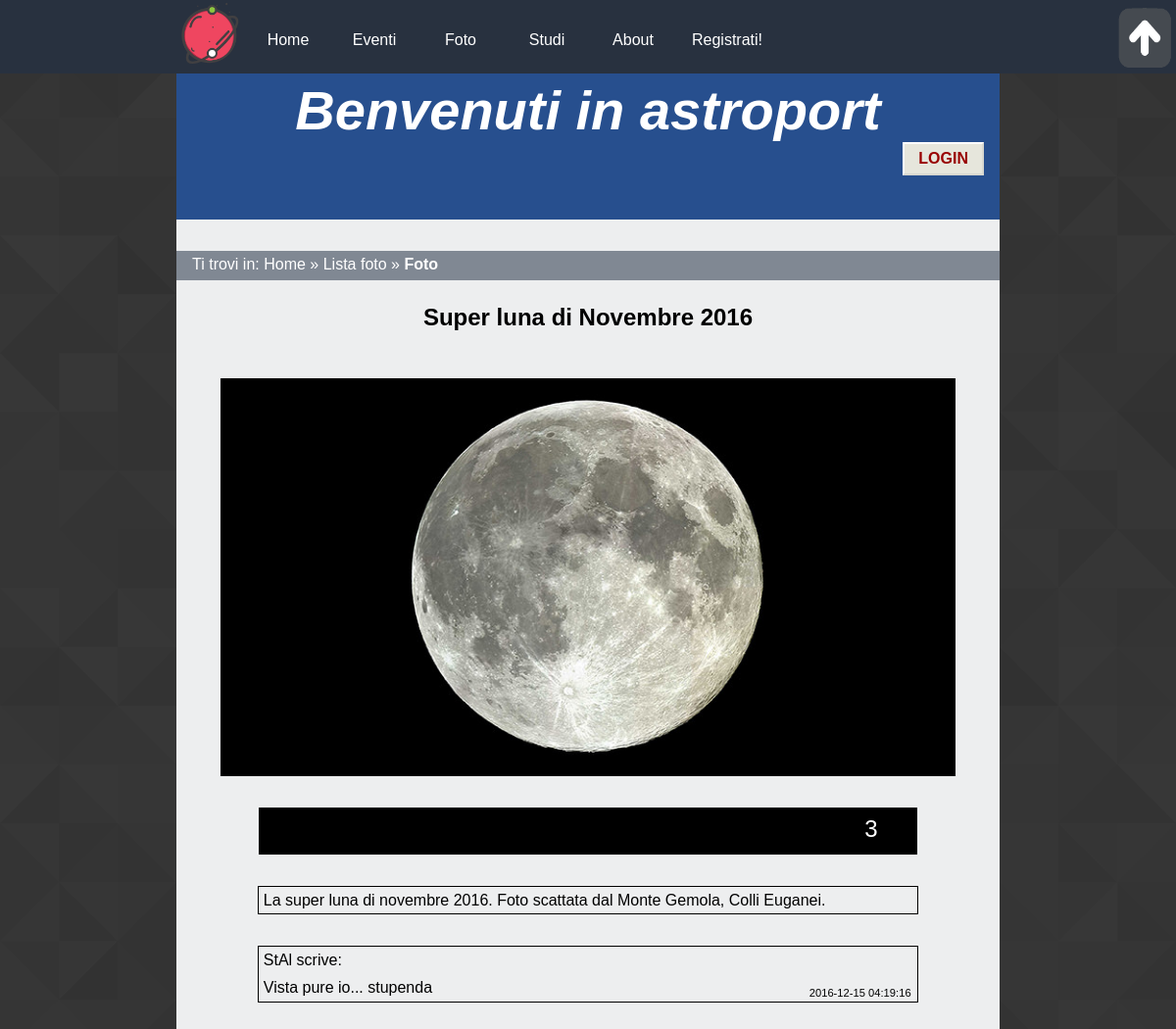
The app's page /fotoutente.php?idft=8 with its own data.
### tables this page shows
CREATE TABLE `foto` (
  `immagine` varchar(200) NOT NULL,
  `titolo` varchar(120) DEFAULT NULL,
  `idfoto` int(11) NOT NULL,
  `didascalia` text,
  `idstudio` int(11) DEFAULT NULL,
  `idastrofilo` varchar(40) DEFAULT NULL,
  `datainserimento` datetime NOT NULL
);

CREATE TABLE `commentafoto` (
  `idcommento` int(11) NOT NULL,
  `astrofilo` varchar(40) NOT NULL,
  `idfoto` int(11) NOT NULL,
  `commento` text NOT NULL,
  `datainserimento` datetime NOT NULL
);

CREATE TABLE `astrofilo` (
  `mail` varchar(40) NOT NULL,
  `nome` varchar(20) DEFAULT NULL,
  `cognome` varchar(20) DEFAULT NULL,
  `username` varchar(20) NOT NULL,
  `password` varchar(32) NOT NULL,
  `imgprofilo` blob
);

### backend/connessione.php (called while the page is built, shortened)
<?php
   $errore_DB=FALSE;
?>

### fotoutente.php (the view, shortened to what this page needs)
<?php
$idft=$_REQUEST['idft'];
    include "backend/connessione.php";
    echo file_get_contents("parti/fotoutente0.html");
    if(!isset($_SESSION['usermail'])) {
      echo file_get_contents("parti/headernonloggato.html");
    }else{
      echo file_get_contents("parti/headerloggato.html");
      $usr=$_SESSION['usermail'];
    }
    echo '<div id="breadcrumb">
      <p>Ti trovi in: <span xml:lang="en"><a href="index.php">Home</a></span> &raquo; <a href="listafoto.php">Lista foto</a> &raquo; <strong>Foto</strong></p>
    </div>';
   if($errore_DB==FALSE){
    $data_foto= "SELECT foto.*,astrofilo.username,astrofilo.imgprofilo
                FROM foto JOIN astrofilo ON foto.idastrofilo=astrofilo.mail
                WHERE foto.idfoto='$idft' AND foto.idstudio IS NULL";
    if(!$result=$connessione->query($data_foto)){
        echo '<p>Abbiamo riscontrato dei problemi nel visualizzare la foto.</p>';
    }else{
      if($result->num_rows > 0){
        $row=mysqli_fetch_array($result);
        $rank_query="SELECT SUM(voto) AS rank FROM giudicafoto WHERE idfoto=".$row['idfoto'];
        $rank_foto=$connessione->query($rank_query);
        $rank_row=mysqli_fetch_array($rank_foto);
    	echo'<h2>'.$row['titolo'].'</h2><img id="foto" src="'.$row['immagine'].'"  alt="'.$row['didascalia'].'" />';
    	echo '<div id="rank">';
    	echo '<p id="rank_txt">'.$rank_row['rank'].'</p></div>';
      echo '
    	 <div class="big_list_element didascalia_el">
            <div class="big_element_content">
              <p> '.$row['didascalia'].'  </p>
            </div>
        </div>';
        $commenti_foto_query= "SELECT astrofilo.username,astrofilo.imgprofilo,commentafoto.commento,commentafoto.datainserimento
                       FROM commentafoto JOIN astrofilo ON commentafoto.astrofilo=astrofilo.mail
                       WHERE commentafoto.idfoto='$idft'
                       ORDER BY commentafoto.datainserimento DESC";
       if(!$commenti_foto=$connessione->query($commenti_foto_query))
         echo "Errore della query: ".$connessione->error.".";
       else{
          while($commenti_row=$commenti_foto->fetch_array(MYSQLI_ASSOC)){
            echo '
               <div class="big_list_element">
               <p> '.$commenti_row['username'].' scrive:</p><p> '.$commenti_row['commento'].' <span id="data_ora">'.$commenti_row['datainserimento'].' </span></p>
               </div>';
         }
       }
     }else echo '<p><strong>La foto che cerchi non esiste. </strong><a href="listafoto.php">Torna alla lista delle foto</a></p>';
    }
   }else echo $msg_errore_DB;
   echo '</div>';
   echo file_get_contents("parti/fotoutente1.html");
?>

### style/desktop_style.css (style rules this page uses)
* { padding: 0em; margin: 0em; }
html { height:100%; min-height: 100%; }
@media screen and (min-width: 921px) { body { font-family: Verdana, Helvetica, Georgia, sans-serif; max-width: 70%; min-width: 46.875em; margin-left: auto; margin-right: auto; height:100%; min-height: 100%; color: #000000; background-image: url("images/as.png"); } }
@media screen and (min-width: 921px) { a img { border:0; } }
@media screen and (min-width: 921px) { #home_m { display: none; } }
@media screen and (min-width: 921px) { #content { background-color: #edeeef; min-height:100%; padding-bottom: 10em; } }
@media screen and (min-width: 921px) { #logo_home { float: left; width: 4.375em; height: 4.375em; margin-left: 15%; } }
@media screen and (min-width: 921px) { #content_menu { width: 70%; } }
@media screen and (min-width: 921px) { #menu { background-color: #28313f; position: fixed; left: 0; min-width: 46em; width: 100%; height: 4.6875em; z-index: 2; } }
@media screen and (min-width: 921px) { #content_menu { margin-left: 15%; } }
@media screen and (min-width: 921px) { #content_menu a { float: left; color: white; background-color: #28313f; padding: 1em; border: 0px solid black; height: 1.25em; width: 3.5em; text-align: center; text-decoration: none; display: inline-block; font-size: 1em; margin-top:1em; -ms-transition: 0.3s; -webkit-transition:0.3s; -moz-transition: 0.3s; transition: 0.3s; } }
@media screen and (min-width: 921px) { #tornasu { position: absolute; margin-top: 0.5em; right: 0; width: 4em; height: 4em; } }
@media screen and (min-width: 921px) { #header { background-color: #274f8e; clear: both; min-width: 46em; margin-left: auto; margin-right: auto; padding-top: 5em; height: 9em; } }
@media screen and (min-width: 921px) { #header h1 { font-size: 3.5em; } }
#header h1 { color: white; font-style: italic; text-align: center; }
#content h2 { text-align: center; margin-top: 1em; margin-bottom: 2em; }
#breadcrumb { background-color: #808893; width: 100%; margin-top: 2em; height: 1.875em; }
#content #breadcrumb p { width: 100%; color:white; margin-left: 0; margin-right: 0; padding-left: 1em; padding-top: 0.3em; }
#breadcrumb a { text-decoration: none; color: white; }
#button_reg, #log_b, #button_login button, #comment { background: #e6e6dc; font-size: 1em; color: #900; padding: 6px 14px; border-width: 2px; border-style: solid; border-color: #fff #d8d8d0 #d8d8d0 #fff; text-decoration: none; text-transform: uppercase; font-weight: bold; }
#button_login button { float: right; margin-right: 1em; margin-bottom: 2em; }
#foto { display: block; margin: auto; max-width: 750px; height: 100%; width: 100%; min-height:50px; min-width: 50px; margin-bottom: 2em; }
#rank { margin: auto; width: 80%; background-color: #000; height: 3em; margin-bottom: 2em; }
#content #rank_txt { font-size: 1.5em; width: 0; padding-top: 0.35em;; margin-right: 8%; float: right; color: white; }
#content p { padding-top: 1.5em; width:70%; margin-left: auto; margin-right: auto; }
#data_ora { float: right; padding-top: 0.7em; padding-right: 1em; font-size: 0.7em; }
.didascalia_el { margin-top: 1em; margin-bottom: 2em; }
#content .big_list_element { width: 80%; border: 1px solid black; margin-top: 0.3em; margin-left: auto; margin-right: auto; display: block; }
#content .element_content p, #content .big_list_element p { margin-top: 0.2em; padding-top: 0.1em; padding-left: 0.3em; padding-bottom: 0.3em; margin-left: 0; margin-right: 0; width:100%; }

### records on screen
foto: titolo "Super luna di Novembre 2016", immagine (picture), didascalia "La super luna di novembre 2016. Foto scattata dal Monte Gemola, Colli Euganei."
commentafoto: astrofilo.username "StAl", commento "Vista pure io... stupenda", datainserimento "2016-12-15 04:19:16"

### other values on screen
file_get_contents("parti/fotoutente0.html") "Home Eventi Foto Studi About Registrati! Benvenuti in astroport"
file_get_contents("parti/headernonloggato.html") "LOGIN"
$rank_row['rank'] "3"
